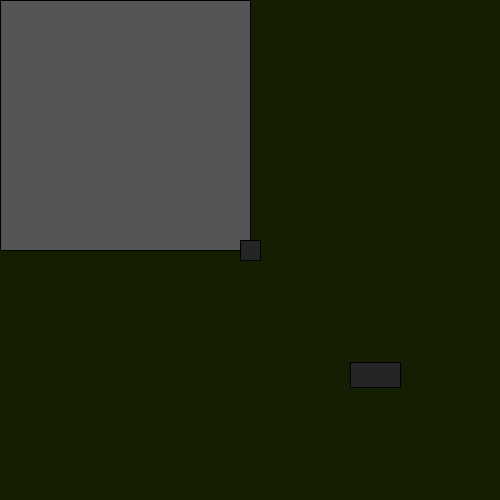
Frame 1 (no input)
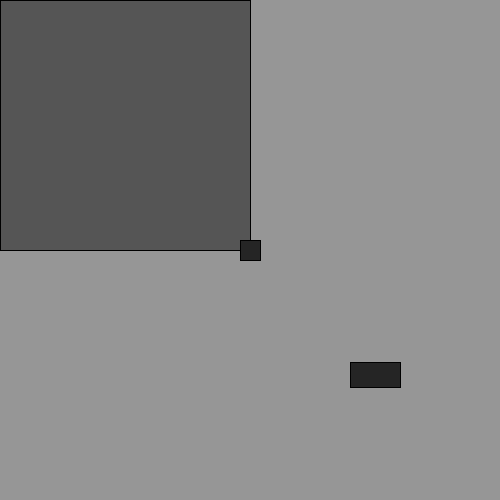
Frame 60 (the mouse pressed at the canvas centre just before this capture)
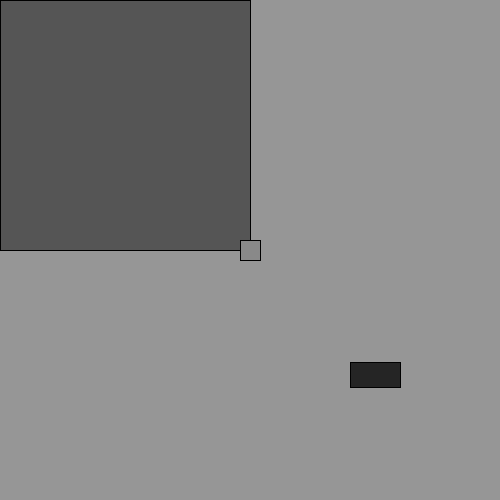
Frame 120 (the mouse held since frame 60 and released just before this capture)

The Processing sketch that drew these frames (run headless with seeded random() and noise(); from frame 60 on, the mouse is pressed at the canvas centre):

// Processing sketch: Week3_Homework2_0
// ── Week3_Homework2_0.pde
//1. Draw shape
//2. Calculate distance between mouse and shape 
//2.b Print calue to console
//2.c if dist.<radius --> change fill color
//3. Boolean for if the mouse is inside shape
//4. Constrict movent of shape to one area of canvas
//5. Set mouse clicked to move shape to random part of screen

int rectWidth;
int rectHeight;
int rectXCenter, rectYCenter;
int distance;

color rectColor, bgColor, buttonColor;

boolean isRectOn;

int boundaryWidth;
int boundaryHeight;
int boundaryBG;

int buttonWidth;
int buttonHeight;
int buttonXCenter;
int buttonYCenter;

boolean isButtonPressed;

int buttonDistance;

float rectWidthM, rectHeightM;
float xSpeed, ySpeed;
int size = 100;


void setup() {
 size(500,500);
 bgColor = color(20,30,0);
 buttonColor = color(37,37,37);
 boundaryBG = color(85);
 //background(bgcolor);
 
 
buttonWidth = 50;
buttonHeight = 25;
buttonXCenter = int(width*.75);
buttonYCenter = int(height*.75);

 
 rectWidth = 20;
 rectHeight = rectWidth;
 
 boundaryWidth = int(width/2);
 boundaryHeight= int(height/2);
 
 //Sets x and y of shape 
 rectXCenter = int(boundaryWidth/2);
 rectYCenter = int(boundaryHeight/2);
 
 rectMode(CENTER);
 
 xSpeed = int(random(1,4));
 ySpeed = int(random(1,4));
 rectXCenter = width/2;
 rectYCenter = height/2;
 
 
}

void draw() {
  
  // Sets or sets distance between shape and mouse? 
  distance = int(dist(rectXCenter, rectYCenter, mouseX, mouseY));
  
  buttonDistance = int(dist(buttonXCenter, buttonYCenter, mouseX, mouseY));
  
  background(bgColor);
  
  //Background of the boundry for the box
  fill(boundaryBG);
  rect(int(boundaryWidth/2),int(boundaryHeight/2), boundaryWidth, boundaryHeight);

  // Makes the shape change color with mouse movement
  if(distance<rectWidth/2){
    rectColor = color(137, 137, 137);
  }else{
    rectColor = color(37,37,37);
  }
  
  //Prints the distance between mouse and shape
  println(distance);
  
  //Boolean that makes the BG chanage color when mouse clicked inside shape
  if(isRectOn == true){
    bgColor = 250;
  }else{
    bgColor = 150;
  }
  
  // Draws and fills rectangle
  fill(rectColor);
  rect(rectXCenter, rectYCenter, rectWidth, rectHeight);

//drawing button
fill(buttonColor);
rect(buttonXCenter, buttonYCenter, buttonWidth, buttonHeight);
 
}

void mousePressed(){

  // 2nd part needed to make bg change when mouse pressed
  //isRectOn = !isRectOn; saying if true set to false or if false set to true (set to opposite)
 if (distance < int(rectWidth / 2)){
   isRectOn = !isRectOn;
 }
  
 //Button to move the square 
 if(buttonDistance < int(buttonWidth /2)){
   rectXCenter = int(random(int(rectWidth/2), boundaryWidth - int(rectWidth/2)));
   rectYCenter = int(random(int(rectHeight/2), boundaryHeight - int(rectHeight/2)));
 }
 
 
  
}
